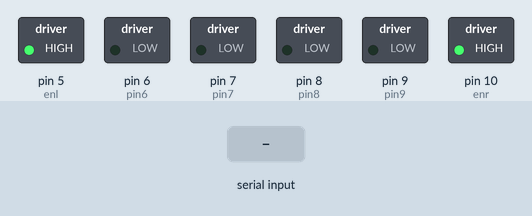
The sketch below on a simulated Arduino Uno, built with avr-gcc and run on an emulated ATmega328P. Shown: switched loads named in the sketch (green lamp = pin HIGH). The test bench sets the inputs (shaded band).

Above: at 1.2 s.
1.3 s: "B" received over Serial
At 1.6 s:
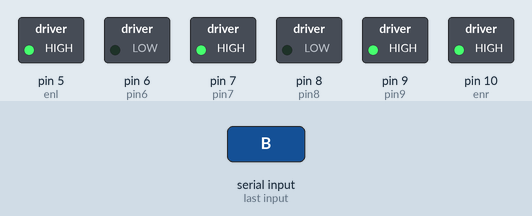
2.8 s: "F" received over Serial
At 3.9 s:
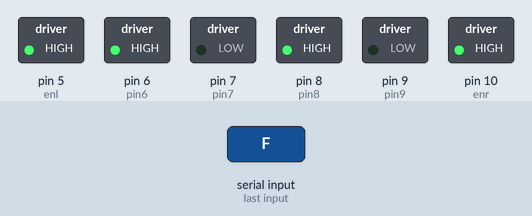
4.3 s: "L" received over Serial
At 5.0 s:
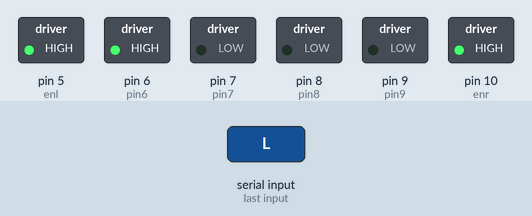
5.8 s: "R" received over Serial
At 6.2 s:
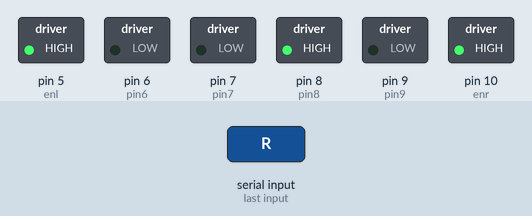
7.3 s: "S" received over Serial
At 8.5 s:
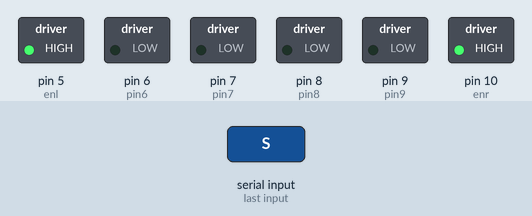
Timing chart, 0 to 9.8 s (numbered marks = the images above; inputs shaded):
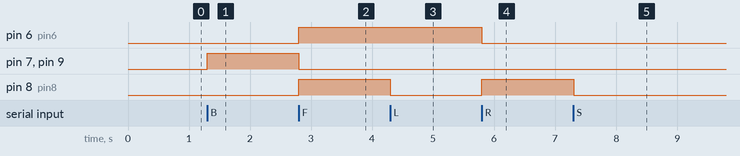

Measured:
- after the input at 1.3 s, pin 7 (pin7), pin 9 (pin9): LOW → HIGH at once
- after the input at 2.8 s, pin 6 (pin6), pin 8 (pin8): LOW → HIGH at once; pin 7 (pin7), pin 9 (pin9): HIGH → LOW at once
- after the input at 4.3 s, pin 8 (pin8): HIGH → LOW at once
- after the input at 5.8 s, pin 6 (pin6): HIGH → LOW at once; pin 8 (pin8): LOW → HIGH at once
- after the input at 7.3 s, pin 8 (pin8): HIGH → LOW at once

The sketch:

drive.ino
```cpp
/*
 * Final version 1.0
 * Easy Driving only
*/

//left motors
int enl = 5;//enable left
int pin6 = 6;//B2
int pin7 = 7;//B1
//right motors
int enr = 10;//enable left
int pin8 = 8;//A2
int pin9 = 9;//A1

//bluetooth
char BluetoothData;

void setup(){
  //motor
  pinMode(pin6,OUTPUT);
  pinMode(pin7,OUTPUT);
  pinMode(pin8,OUTPUT);
  pinMode(pin9,OUTPUT);
  pinMode(enl,OUTPUT);
  pinMode(enr,OUTPUT);

  digitalWrite(enl,HIGH);
  digitalWrite(enr,HIGH);

  Serial.begin(9600);
  }

// Driving functions
void Stop(){
digitalWrite(pin6,LOW);
digitalWrite(pin7,LOW);
digitalWrite(pin8,LOW);
digitalWrite(pin9,LOW);
}

void turn_left(){
digitalWrite(pin6,HIGH);
digitalWrite(pin7,LOW);
digitalWrite(pin8,LOW);
digitalWrite(pin9,LOW);
}

void forward(){
digitalWrite(pin6,HIGH);
digitalWrite(pin7,LOW);
digitalWrite(pin8,HIGH);
digitalWrite(pin9,LOW);
}

void backward(){
digitalWrite(pin6,LOW);
digitalWrite(pin7,HIGH);
digitalWrite(pin8,LOW);
digitalWrite(pin9,HIGH);
}

void turn_right(){
digitalWrite(pin6,LOW);
digitalWrite(pin7,LOW);
digitalWrite(pin8,HIGH);
digitalWrite(pin9,LOW);
}


void loop() {
  BluetoothData = Serial.read();

  //easy drive
  if(BluetoothData=='B'){
   backward();
  }

  if(BluetoothData=='F'){
    forward();
  }

  if(BluetoothData=='L'){
    turn_left();
  }

  if(BluetoothData=='R'){
      turn_right();
  }

  if(BluetoothData=='S'){
    Stop();
  }


}
```
